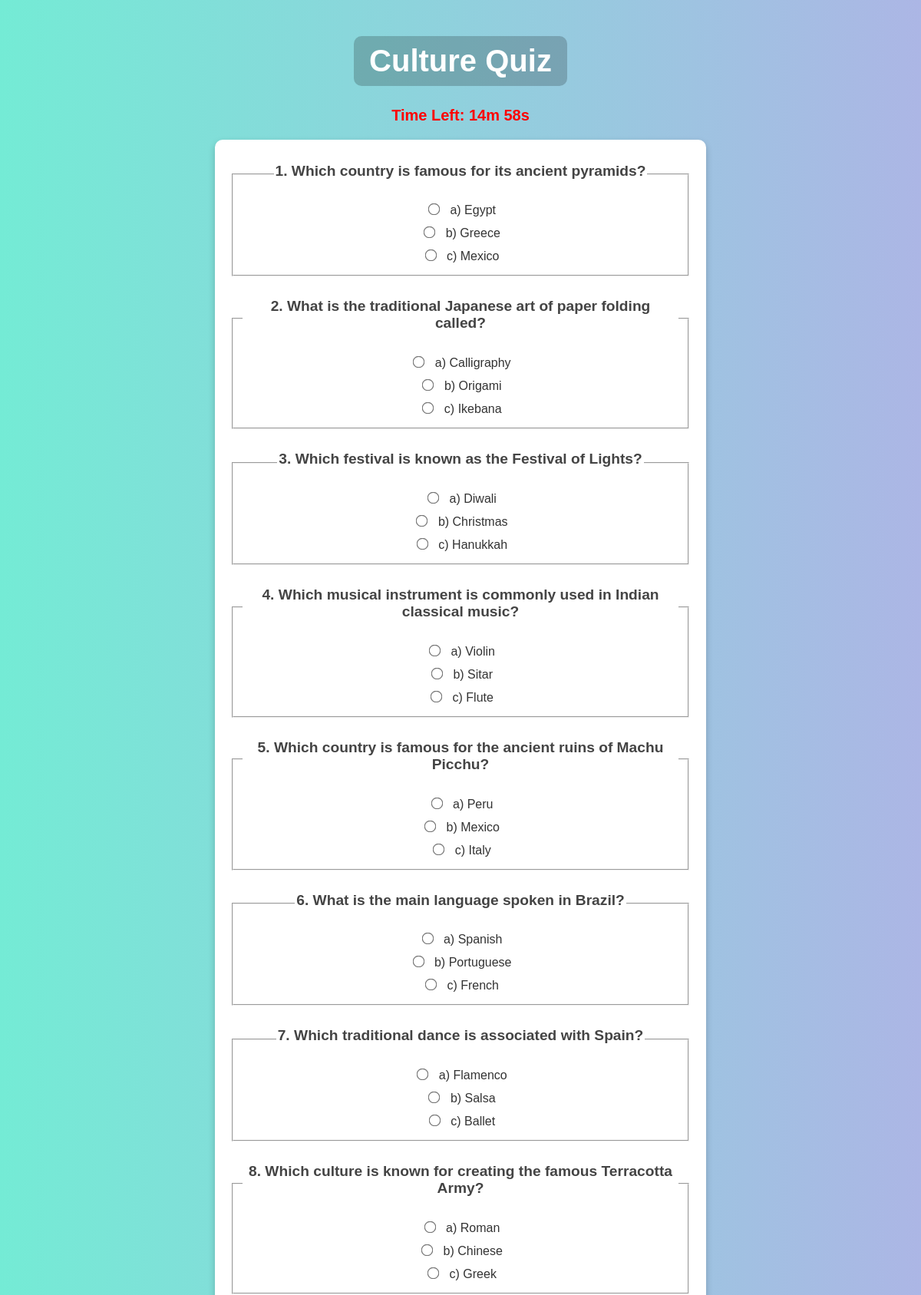
The app's page /cluture (upper part) with its own data.
### myapp/models.py (models this page shows)
class Question(models.Model):
    text = models.TextField()
    page = models.CharField(max_length=100,null=True)  # Different quiz topics

class Option(models.Model):
    question = models.ForeignKey(Question, on_delete=models.CASCADE, related_name='options')
    text = models.CharField(max_length=255,null=True)
    is_correct = models.BooleanField(default=False)  # Marks the correct answer

### myapp/views.py (the view)
# urls.py: path('cluture',views.clutures,name='cluture'),
def clutures(request):
    questions = Question.objects.filter(page='cluture')
    return render(request, 'cluture.html', {'questions': questions})

### myapp/templates/cluture.html (shortened to what this page needs)
{% load static %}
<!DOCTYPE html>
<html lang="en">
<head>
    <link rel="stylesheet" href="{% static 'eco.css' %}">
</head>
<body>
    <h1>Culture Quiz</h1>
    <div id="timer" style="font-size: 20px; color: red; font-weight: bold;">
        Time Left: <span id="countdown"></span>
    </div>
    <form id="quiz-form" method="POST" action="{% url 'quiz_submission' %}">
        {% for question in questions %}
            <fieldset>
                <legend><h3>{{ question.text }}</h3></legend>
                {% for option in question.options.all %}
                    <label>
                        <input type="radio" name="question_{{ question.id }}" value="{{ option.id }}" required>
                        {{ option.text }}
                    </label><br>
                {% endfor %}
            </fieldset>
            <br>
        {% empty %}
            <p>No questions available for this quiz.</p>
        {% endfor %}
        <br>
    </form>
</body>
</html>

### myapp/static/eco.css (style rules this page uses)
body { font-family: Arial, sans-serif; background: linear-gradient(to right, #74ebd5, #acb6e5); color: #333; text-align: center; margin: 0; padding: 20px; animation: fadeIn 1.5s ease-in-out; }
h1 { font-size: 2.5rem; color: #fff; background: rgba(0, 0, 0, 0.2); display: inline-block; padding: 10px 20px; border-radius: 10px; animation: slideDown 1s ease-in-out; }
form { background: #ffffff; max-width: 600px; margin: 20px auto; padding: 20px; border-radius: 10px; box-shadow: 0px 4px 10px rgba(0, 0, 0, 0.2); animation: fadeInUp 1s ease-in-out; }
h3 { font-size: 1.2rem; color: #444; margin-top: 10px; }
input[type="radio"] { margin-right: 10px; transform: scale(1.2); cursor: pointer; }
label { display: inline-block; padding: 5px; transition: 0.3s; }

### records on screen
Question: text "1. Which country is famous for its ancient pyramids?"
Option: text "a) Egypt"
Option: text "b) Greece"
Option: text "c) Mexico"
Question: text "2. What is the traditional Japanese art of paper folding called?"
Option: text "a) Calligraphy"
Option: text "b) Origami"
Option: text "c) Ikebana"
Question: text "3. Which festival is known as the Festival of Lights?"
Option: text "a) Diwali"
Option: text "b) Christmas"
Option: text "c) Hanukkah"
Question: text "4. Which musical instrument is commonly used in Indian classical music?"
Option: text "a) Violin"
Option: text "b) Sitar"
Option: text "c) Flute"
Question: text "5. Which country is famous for the ancient ruins of Machu Picchu?"
Option: text "a) Peru"
Option: text "b) Mexico"
Option: text "c) Italy"
Question: text "6. What is the main language spoken in Brazil?"
Option: text "a) Spanish"
Option: text "b) Portuguese"
Option: text "c) French"
Question: text "7. Which traditional dance is associated with Spain?"
Option: text "a) Flamenco"
Option: text "b) Salsa"
Option: text "c) Ballet"
Question: text "8. Which culture is known for creating the famous Terracotta Army?"
Option: text "a) Roman"
Option: text "b) Chinese"
Option: text "c) Greek"
